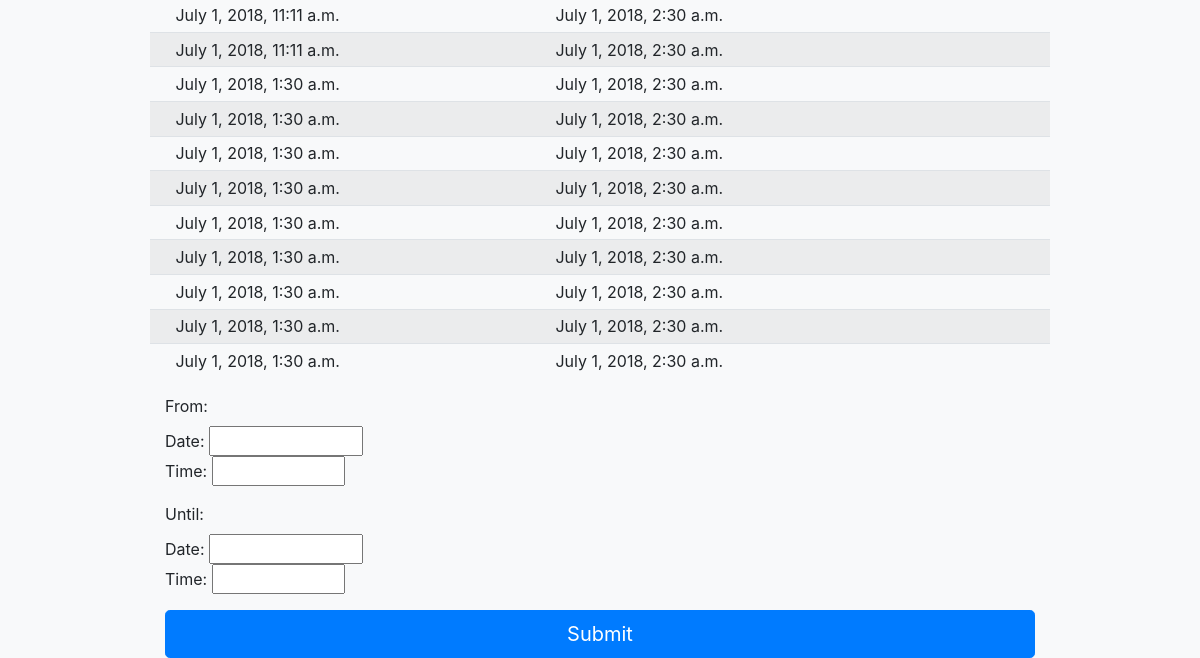
Page /Booking/player/create/4/availibility/ (lower part) on the earlier database version.
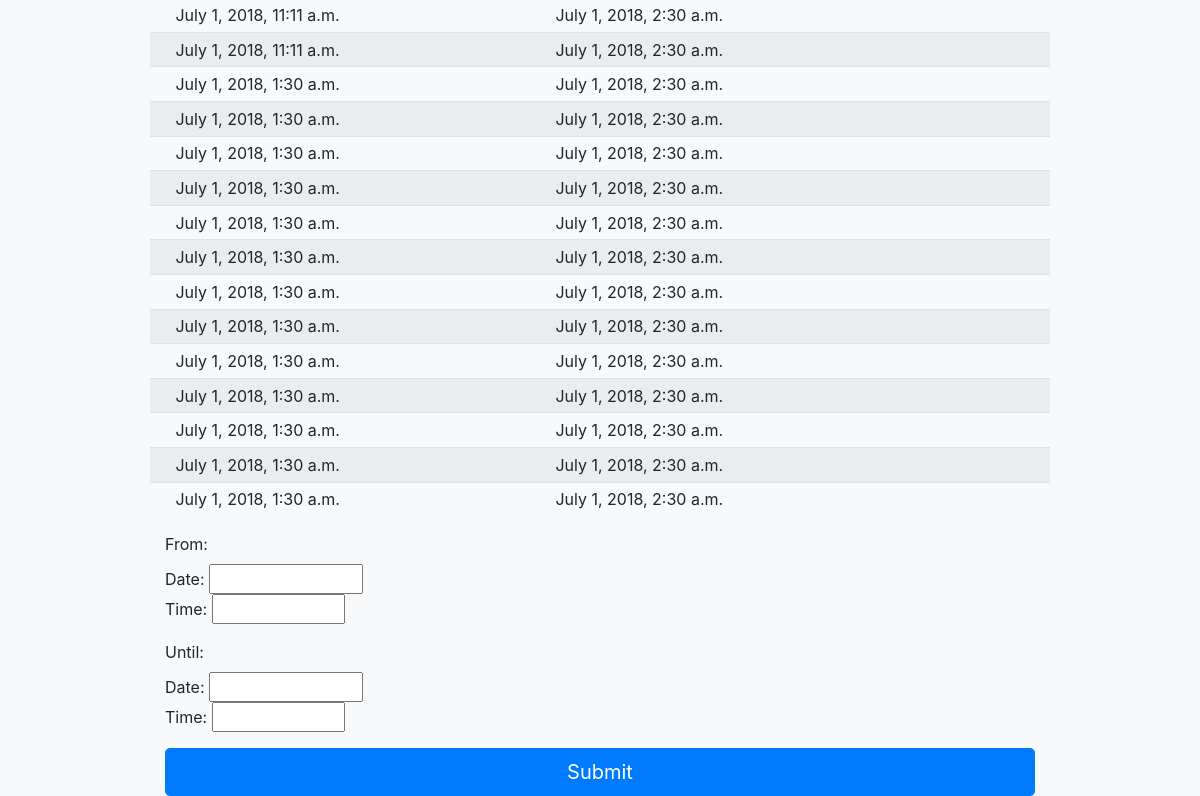
Same page on the later database version.
### accounts/models.py (models this page shows)
class Aivailibility(models.Model):
    availibility = models.ForeignKey(Terrain,on_delete=models.CASCADE)
    opening = models.DateTimeField(null=True)
    closing = models.DateTimeField(null=True)
    notAvailableFrom= models.DateTimeField(null=True)
    notAvailableTill = models.DateTimeField(null=True)
    class Meta:
        verbose_name_plural = 'Aivailibility'

### Booking/views.py (the view, shortened to what this page needs)
# urls.py: url(r'^player/create/(?P<id>[0-9]+)/availibility/$', show_availibility , name='availibility'),
def show_availibility(request,id):
    terrain = Terrain.objects.get(id=id)
    availibility_list = Aivailibility.objects.filter(availibility=terrain)
    form=BookingProgress(request.POST or None)
    return render(request,'player/showavailibility.html',{'Aivailibility': availibility_list, 'form': form })

### Booking/forms.py (shortened to what this page needs)
class BookingProgress(forms.ModelForm):
    bookingFrom  = forms.SplitDateTimeField(
    label ='From',
    input_time_formats=['%I:%M %p', '%H:%M:%S'],
    widget=AdminSplitDateTime())
    bookingUntil= forms.SplitDateTimeField(
    input_time_formats=['%I:%M %p', '%H:%M:%S'],
    widget=AdminSplitDateTime(),
    label ='Until')
    class Meta:
        model = Booking_inprogress
        fields = (
            'bookingFrom',
            'bookingUntil',
            )

### Booking/Templates/player/showavailibility.html (shortened to what this page needs)
<!doctype html>
{% load static %}
<html lang="en">
  <head>
    <link href="{% static 'accounts/register/css/bootstrap.min.css' %}" rel="stylesheet">
    <link href="{% static 'accounts/register/css/form-validation.css' %}" rel="stylesheet">
     <link href="https://getbootstrap.com/docs/4.1/examples/offcanvas/offcanvas.css" rel="stylesheet">
  </head>
  <body class="bg-light" background="">
    <div class="container">
    <main role="main" class="container">
           <div class="table-responsive">
             <table class="table table-striped table-sm">
               <tbody>
{% for Aivailibility in Aivailibility %}
                 <tr>
                   <td></td>
                   <td>{{ Aivailibility.notAvailableFrom}}</td>
                   <td>{{ Aivailibility.notAvailableTill}}</td>
                   <td></td>
                 </tr>
                 {% endfor %}
             </table>
           </div>
           {% block content %}
           <div class = "container" >
           <form action="" method ="post">
               <div  class ="form-group" >
                   {{ form }}
               </div>
                   <button class="btn btn-primary btn-lg btn-block" type="submit" >Submit</button>
               </form>
           </div>
           {% endblock %}
    </main>
              </body>
              </html>

### accounts/static/accounts/register/css/form-validation.css (style rules this page uses)
.container { max-width: 960px; }

Differences in the rows shown:
added Aivailibility: notAvailableFrom "July 1, 2018, 1:30 a.m.", notAvailableTill "July 1, 2018, 2:30 a.m."
added Aivailibility: notAvailableFrom "July 1, 2018, 1:30 a.m.", notAvailableTill "July 1, 2018, 2:30 a.m."
added Aivailibility: notAvailableFrom "July 1, 2018, 1:30 a.m.", notAvailableTill "July 1, 2018, 2:30 a.m."
added Aivailibility: notAvailableFrom "July 1, 2018, 1:30 a.m.", notAvailableTill "July 1, 2018, 2:30 a.m."
